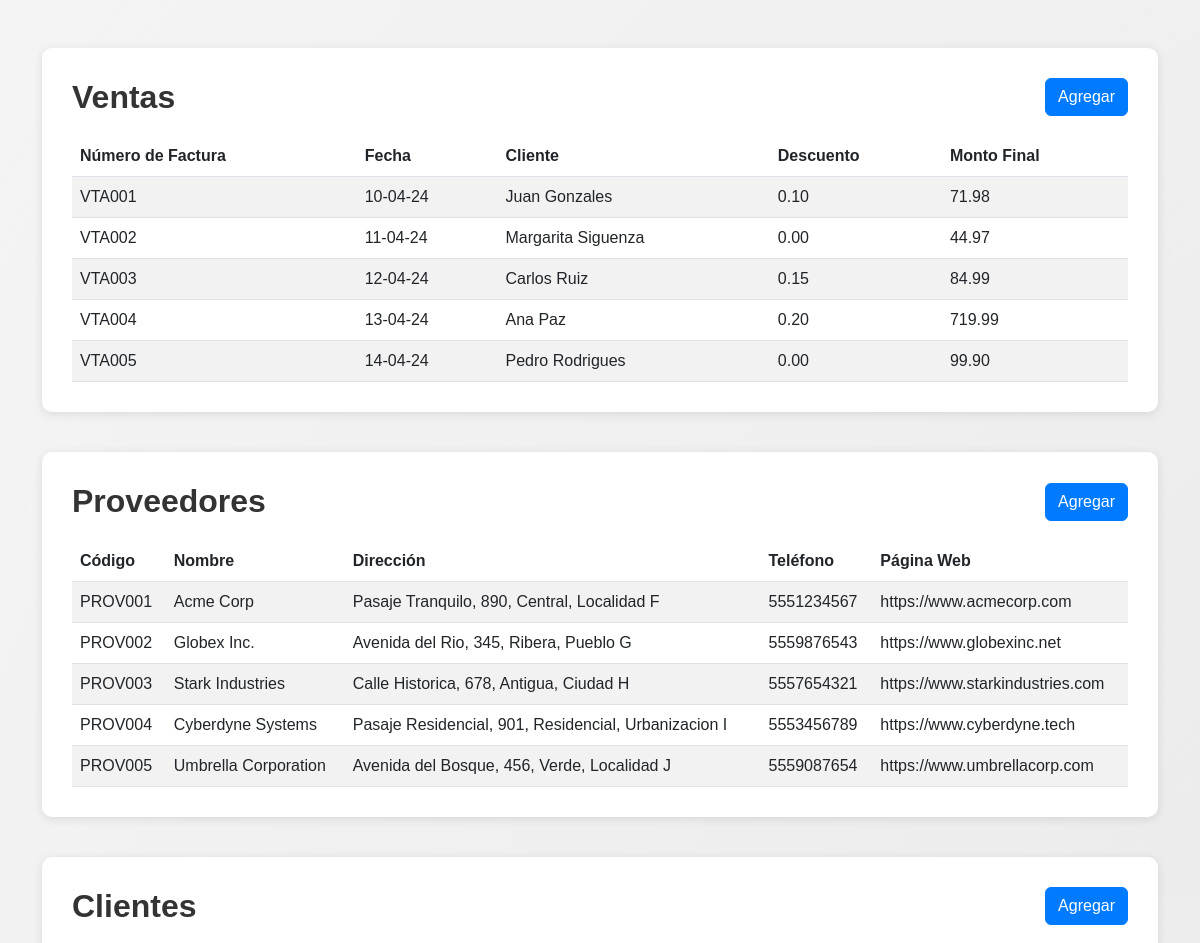
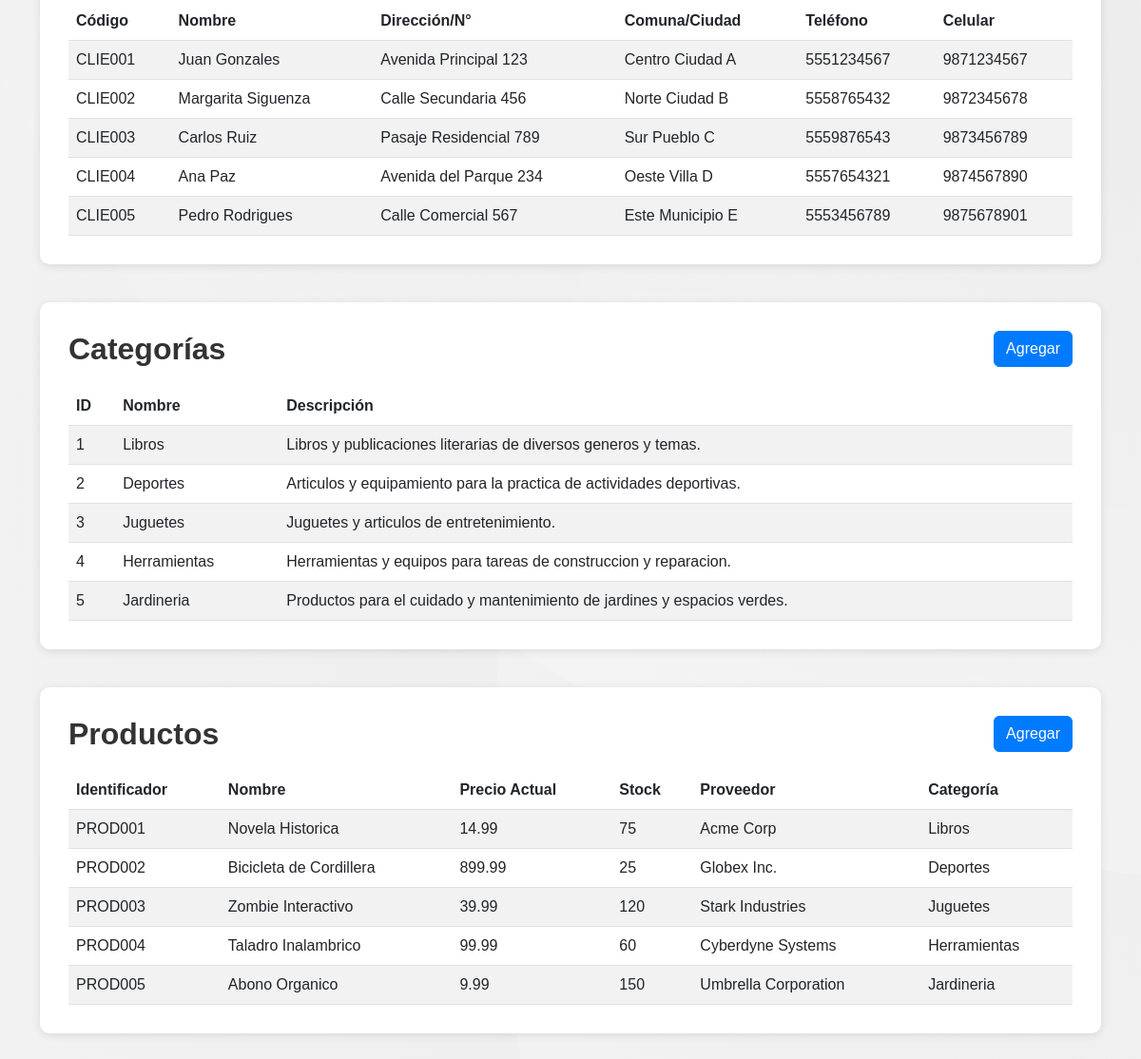
The page / on the database its author committed (2 pictures, top to bottom).
### registro/models.py (models this page shows)
class Venta(models.Model):
    numero_factura = models.CharField(max_length=20, unique=True)
    fecha = models.DateField()
    cliente = models.ForeignKey(Cliente, on_delete=models.CASCADE)
    producto = models.ForeignKey(Producto, on_delete=models.CASCADE, default=0)
    precio_venta = models.DecimalField(max_digits=10, decimal_places=2,default=0)
    cantidad = models.PositiveIntegerField(default=0)
    descuento = models.DecimalField(max_digits=10, decimal_places=2, default=0)
    monto_final = models.DecimalField(max_digits=10, decimal_places=2, default=0)

class Cliente(models.Model):
    codigo = models.CharField(max_length=20, unique=True)
    nombre = models.CharField(max_length=100)
    direccion = models.ForeignKey('Direccion', on_delete=models.CASCADE)
    telefono = models.CharField(max_length=20, default='')
    celular = models.CharField(max_length=20, default='')

class Proveedor(models.Model):
    codigo = models.CharField(max_length=20, unique=True)
    nombre = models.CharField(max_length=100)
    direccion = models.ForeignKey('Direccion', on_delete=models.CASCADE)
    telefono = models.CharField(max_length=20)
    pagina_web = models.URLField()

class Direccion(models.Model):
    calle = models.CharField(max_length=100)
    numero = models.PositiveIntegerField()
    comuna = models.CharField(max_length=100)
    ciudad = models.CharField(max_length=100)

class Categoria(models.Model):
    id = models.AutoField(primary_key=True)
    nombre = models.CharField(max_length=100)
    descripcion = models.TextField()

class Producto(models.Model):
    identificador = models.CharField(max_length=20, unique=True)
    nombre = models.CharField(max_length=100)
    precio_actual = models.DecimalField(max_digits=10, decimal_places=2)
    stock = models.PositiveIntegerField()
    proveedor = models.ForeignKey(Proveedor, on_delete=models.CASCADE)
    categoria = models.ForeignKey(Categoria, on_delete=models.CASCADE)

### registro/views.py (the view)
# urls.py: path('', views.mostrar_menu, name='principal'),
def mostrar_menu(request):
    categorias = Categoria.objects.all()
    productos = Producto.objects.all()
    ventas = Venta.objects.all()
    clientes = Cliente.objects.all()
    proveedores = Proveedor.objects.all()
    return render(request, 'ventas/principal.html', {
        'categorias': categorias,
        'productos': productos,
        'ventas': ventas,
        'clientes': clientes,
        'proveedores': proveedores,
    })

### registro/templates/ventas/principal.html (shortened to what this page needs)
<!DOCTYPE html>
<html lang="en">
<head>
    <link href="https://cdn.jsdelivr.net/npm/bootstrap@5.2.3/dist/css/bootstrap.min.css" rel="stylesheet">
</head>
<body>
<div class="container my-5">
    <div class="section">
        <div class="section-header">
            <h2>Ventas</h2>
            <a href="{% url 'registro_venta' %}" class="btn btn-primary">Agregar</a>
        </div>
        <table class="table table-striped">
            <thead>
                <tr>
                    <th>Número de Factura</th>
                    <th>Fecha</th>
                    <th>Cliente</th>
                    <th>Descuento</th>
                    <th>Monto Final</th>
                </tr>
            </thead>
            <tbody>
                {% for venta in ventas %}
                <tr>
                    <td>{{ venta.numero_factura }}</td>
                    <td>{{ venta.fecha|date:"d-m-y" }}</td>
                    <td>{{ venta.cliente.nombre }}</td>
                    <td>{{ venta.descuento }}</td>
                    <td>{{ venta.monto_final }}</td>
                </tr>
                {% endfor %}
            </tbody>
        </table>
    </div>
    <div class="section">
        <div class="section-header">
            <h2>Proveedores</h2>
            <a href="{% url 'registro_proveedor' %}" class="btn btn-primary">Agregar</a>
        </div>
        <table class="table table-striped">
            <thead>
                <tr>
                    <th>Código</th>
                    <th>Nombre</th>
                    <th>Dirección</th>
                    <th>Teléfono</th>
                    <th>Página Web</th>
                </tr>
            </thead>
            <tbody>
                {% for proveedor in proveedores %}
                <tr>
                    <td>{{ proveedor.codigo }}</td>
                    <td>{{ proveedor.nombre }}</td>
                    <td>{{ proveedor.direccion.calle }}, {{ proveedor.direccion.numero }}, {{ proveedor.direccion.comuna }}, {{ proveedor.direccion.ciudad }}</td>
                    <td>{{ proveedor.telefono }}</td>
                    <td>{{ proveedor.pagina_web }}</td>
                </tr>
                {% endfor %}
            </tbody>
        </table>
    </div>
    <div class="section">
        <div class="section-header">
            <h2>Clientes</h2>
            <a href="{% url 'registro_cliente' %}" class="btn btn-primary">Agregar</a>
        </div>
        <table class="table table-striped">
            <thead>
                <tr>
                    <th>Código</th>
                    <th>Nombre</th>
                    <th>Dirección/N°</th>
                    <th>Comuna/Ciudad</th>
                    <th>Teléfono</th>
                    <th>Celular</th>
                </tr>
            </thead>
            <tbody>
                {% for cliente in clientes %}
                <tr>
                    <td>{{ cliente.codigo }}</td>
                    <td>{{ cliente.nombre }}</td>
                    <td>{{ cliente.direccion.calle }} {{ cliente.direccion.numero }}</td>
                    <td>{{ cliente.direccion.comuna }} {{ cliente.direccion.ciudad }}</td>
                    <td>{{ cliente.telefono }}</td>
                    <td>{{ cliente.celular }}</td>
                </tr>
                {% endfor %}
            </tbody>
        </table>
    </div>
    <div class="section">
        <div class="section-header">
            <h2>Categorías</h2>
            <a href="{% url 'registro_categoria' %}" class="btn btn-primary">Agregar</a>
        </div>
        <table class="table table-striped">
            <thead>
                <tr>
                    <th>ID</th>
                    <th>Nombre</th>
                    <th>Descripción</th>
                </tr>
            </thead>
            <tbody>
                {% for categoria in categorias %}
                <tr>
                    <td>{{ categoria.id }}</td>
                    <td>{{ categoria.nombre }}</td>
                    <td>{{ categoria.descripcion }}</td>
                </tr>
                {% endfor %}
            </tbody>
        </table>
    </div>
    <div class="section">
        <div class="section-header">
            <h2>Productos</h2>
            <a href="{% url 'registro_producto' %}" class="btn btn-primary">Agregar</a>
        </div>
        <table class="table table-striped">
            <thead>
                <tr>
                    <th>Identificador</th>
                    <th>Nombre</th>
                    <th>Precio Actual</th>
                    <th>Stock</th>
                    <th>Proveedor</th>
                    <th>Categoría</th>
                </tr>
            </thead>
            <tbody>
                {% for producto in productos %}
                <tr>
                    <td>{{ producto.identificador }}</td>
                    <td>{{ producto.nombre }}</td>
                    <td>{{ producto.precio_actual }}</td>
                    <td>{{ producto.stock }}</td>
                    <td>{{ producto.proveedor.nombre }}</td>
                    <td>{{ producto.categoria.nombre }}</td>
                </tr>
                {% endfor %}
            </tbody>
        </table>
    </div>
</div>
</body>
</html>

### registro/templates/ventas/principal.html (style rules this page uses)
body { font-family: 'Montserrat', sans-serif; background-color: #f5f5f5; background-attachment: fixed; background-size: cover; }
.section { margin-bottom: 40px; background-color: #fff; padding: 30px; border-radius: 10px; box-shadow: 0 2px 10px rgba(0, 0, 0, 0.1); }
.section-header { display: flex; justify-content: space-between; align-items: center; margin-bottom: 20px; }
.section-header h2 { margin: 0; font-weight: 700; color: #333; }
.table { margin-bottom: 0; }
.btn-primary { background-color: #007bff; border-color: #007bff; transition: background-color 0.3s ease, border-color 0.3s ease; }

### rows shown on the page
Venta: numero_factura "VTA001", fecha "10-04-24", cliente.nombre "Juan Gonzales", descuento "0.10", monto_final "71.98"
Venta: numero_factura "VTA002", fecha "11-04-24", cliente.nombre "Margarita Siguenza", descuento "0.00", monto_final "44.97"
Venta: numero_factura "VTA003", fecha "12-04-24", cliente.nombre "Carlos Ruiz", descuento "0.15", monto_final "84.99"
Venta: numero_factura "VTA004", fecha "13-04-24", cliente.nombre "Ana Paz", descuento "0.20", monto_final "719.99"
Venta: numero_factura "VTA005", fecha "14-04-24", cliente.nombre "Pedro Rodrigues", descuento "0.00", monto_final "99.90"
Proveedor: codigo "PROV001", nombre "Acme Corp", direccion.calle "Pasaje Tranquilo", direccion.numero "890", direccion.comuna "Central", direccion.ciudad "Localidad F", telefono "5551234567", pagina_web "https://www.acmecorp.com"
Proveedor: codigo "PROV002", nombre "Globex Inc.", direccion.calle "Avenida del Rio", direccion.numero "345", direccion.comuna "Ribera", direccion.ciudad "Pueblo G", telefono "5559876543", pagina_web "https://www.globexinc.net"
Proveedor: codigo "PROV003", nombre "Stark Industries", direccion.calle "Calle Historica", direccion.numero "678", direccion.comuna "Antigua", direccion.ciudad "Ciudad H", telefono "5557654321", pagina_web "https://www.starkindustries.com"
Proveedor: codigo "PROV004", nombre "Cyberdyne Systems", direccion.calle "Pasaje Residencial", direccion.numero "901", direccion.comuna "Residencial", direccion.ciudad "Urbanizacion I", telefono "5553456789", pagina_web "https://www.cyberdyne.tech"
Proveedor: codigo "PROV005", nombre "Umbrella Corporation", direccion.calle "Avenida del Bosque", direccion.numero "456", direccion.comuna "Verde", direccion.ciudad "Localidad J", telefono "5559087654", pagina_web "https://www.umbrellacorp.com"
Cliente: codigo "CLIE001", nombre "Juan Gonzales", direccion.calle "Avenida Principal", direccion.numero "123", direccion.comuna "Centro", direccion.ciudad "Ciudad A", telefono "5551234567", celular "9871234567"
Cliente: codigo "CLIE002", nombre "Margarita Siguenza", direccion.calle "Calle Secundaria", direccion.numero "456", direccion.comuna "Norte", direccion.ciudad "Ciudad B", telefono "5558765432", celular "9872345678"
Cliente: codigo "CLIE003", nombre "Carlos Ruiz", direccion.calle "Pasaje Residencial", direccion.numero "789", direccion.comuna "Sur", direccion.ciudad "Pueblo C", telefono "5559876543", celular "9873456789"
Cliente: codigo "CLIE004", nombre "Ana Paz", direccion.calle "Avenida del Parque", direccion.numero "234", direccion.comuna "Oeste", direccion.ciudad "Villa D", telefono "5557654321", celular "9874567890"
Cliente: codigo "CLIE005", nombre "Pedro Rodrigues", direccion.calle "Calle Comercial", direccion.numero "567", direccion.comuna "Este", direccion.ciudad "Municipio E", telefono "5553456789", celular "9875678901"
Categoria: id "1", nombre "Libros", descripcion "Libros y publicaciones literarias de diversos generos y temas."
Categoria: id "2", nombre "Deportes", descripcion "Articulos y equipamiento para la practica de actividades deportivas."
Categoria: id "3", nombre "Juguetes", descripcion "Juguetes y articulos de entretenimiento."
Categoria: id "4", nombre "Herramientas", descripcion "Herramientas y equipos para tareas de construccion y reparacion."
Categoria: id "5", nombre "Jardineria", descripcion "Productos para el cuidado y mantenimiento de jardines y espacios verdes."
Producto: identificador "PROD001", nombre "Novela Historica", precio_actual "14.99", stock "75", proveedor.nombre "Acme Corp", categoria.nombre "Libros"
Producto: identificador "PROD002", nombre "Bicicleta de Cordillera", precio_actual "899.99", stock "25", proveedor.nombre "Globex Inc.", categoria.nombre "Deportes"
Producto: identificador "PROD003", nombre "Zombie Interactivo", precio_actual "39.99", stock "120", proveedor.nombre "Stark Industries", categoria.nombre "Juguetes"
Producto: identificador "PROD004", nombre "Taladro Inalambrico", precio_actual "99.99", stock "60", proveedor.nombre "Cyberdyne Systems", categoria.nombre "Herramientas"
Producto: identificador "PROD005", nombre "Abono Organico", precio_actual "9.99", stock "150", proveedor.nombre "Umbrella Corporation", categoria.nombre "Jardineria"
